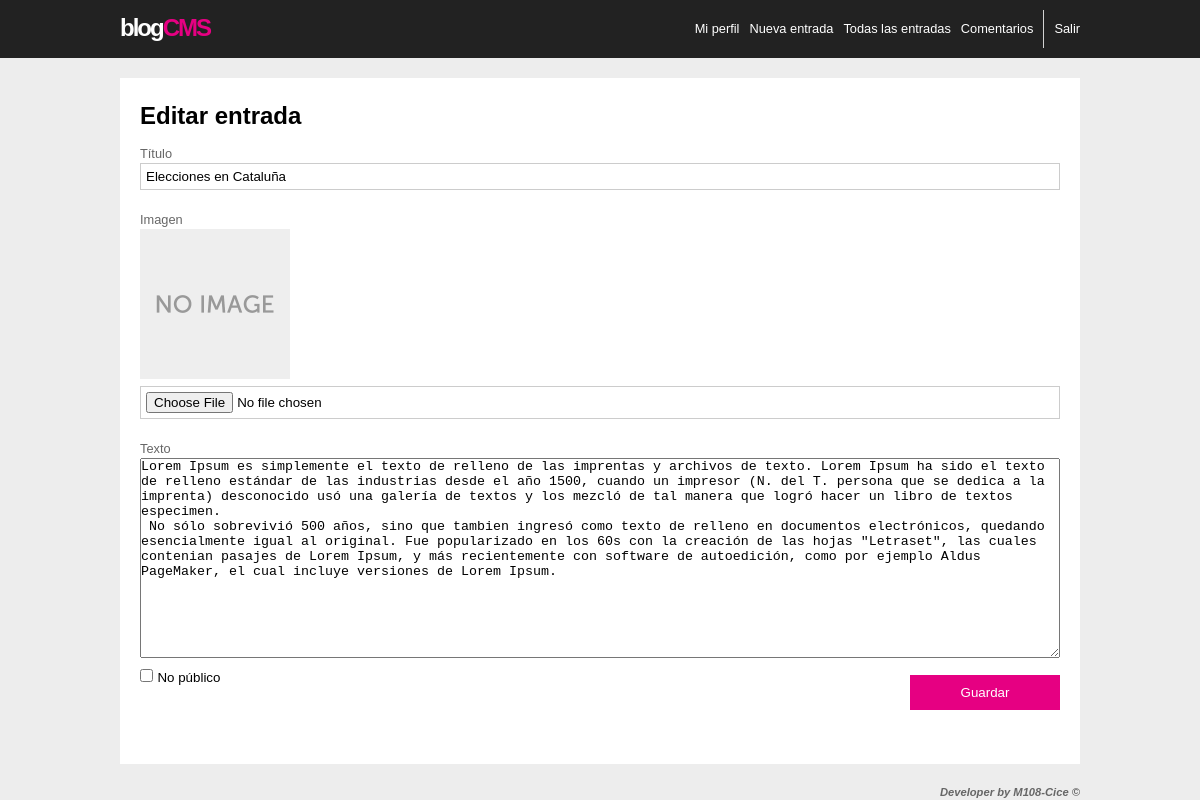
Screenshot of /004-blog-2/admin/posteditar_1.php?id_entrada=3 (signed in) with the database file from the repository.
### tables this page shows
CREATE TABLE IF NOT EXISTS `entradas` (
  `id` int(11) NOT NULL AUTO_INCREMENT,
  `titulo` tinytext NOT NULL,
  `texto` text NOT NULL,
  `imagen` text NOT NULL,
  `fecha` datetime NOT NULL,
  `id_usuario` int(11) NOT NULL,
  `visible` enum('si','no') NOT NULL,
  PRIMARY KEY (`id`)
);

### 004-blog-2/admin/posteditar_1.php (the view, shortened to what this page needs)
<?php
include './inc/connect.php';
$id_entrada=$_GET['id_entrada'];
$sql="select * from entradas where id=$id_entrada";
$result=  mysqli_query($link, $sql);
$fila=  mysqli_fetch_array($result);
extract($fila);
$checked="";
?>
<?php include './col/header.php'; ?>
        <form action="<?=$_SERVER['PHP_SELF']?>?id_entrada=<?=$id_entrada?>" method="post" enctype="multipart/form-data">
            <label><?=TXT_LABEL_TITULO?></label>
            <input type="text" name="titulo" value="<?=$titulo?>"  required autofocus>
            <label>Imagen</label>
            <img src="<?=$imagen?>" width="150">
            <input type="file" name="archivo"  >
            <label>Texto</label>
            <textarea name="texto"  class="ckeditor"><?=$texto?></textarea>
            <input type="checkbox" name="visible_edit" <?=$checked?>>
            <small>No público</small>
            <input type="submit" value="Guardar">
      </form>
<?php include './col/footer.php'; ?>

### 004-blog-2/admin/sitemedia/css/style.css (style rules this page uses)
* { margin: 0; padding: 0; box-sizing: border-box; }
html,body { height: 100%; }
body { font: 1em/1.5 sans-serif; background: #ededed; }
main form { overflow: hidden; }
main form label { display: block; font-size: .8em; color:#666; margin-top: 10px; width: 100%; }
main form input { width: 100%; padding: 5px; border:1px solid #ccc; margin-bottom: 10px; }
main form input[type="checkbox"] { width: inherit; }
main form input[type="submit"] { background: #e60082; color:#fff; width: 150px; border:none; padding: 10px; margin-top: 10px; float: right; }
main form textarea { width: 100%; min-height: 200px; }

### rows the page displays
entradas: titulo "Elecciones en Cataluña", imagen (placeholder picture), texto "Lorem Ipsum es simplemente el texto de relleno de las imprentas y archivos de texto. Lorem Ipsum ha sido el texto de relleno estándar de las industrias desde el año 1500, cuando un impresor (N. del T. persona que se dedica a la imprenta) desconocido usó una galería de textos y los mezcló de tal manera que logró hacer un libro de textos especimen. No sólo sobrevivió 500 años, sino que tambien ingresó como texto de relleno en documentos electrónicos, quedando esencialmente igual al original. Fue popularizado en los 60s con la creación de las hojas \"Letraset\", las cuales contenian pasajes de Lorem Ipsum, y más recientemente con software de autoedición, como por ejemplo Aldus PageMaker, el cual…"

### other values shown
$title "Editar entrada"
TXT_LABEL_TITULO "Título"
